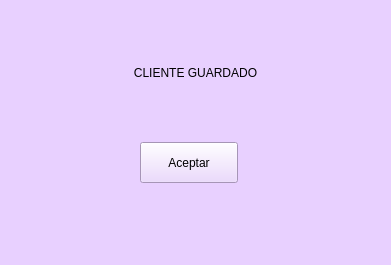
<?xml version="1.0" encoding="UTF-8"?>
<ui version="4.0">
 <class>Form</class>
 <widget class="QWidget" name="Form">
  <property name="geometry">
   <rect>
    <x>0</x>
    <y>0</y>
    <width>391</width>
    <height>265</height>
   </rect>
  </property>
  <property name="minimumSize">
   <size>
    <width>391</width>
    <height>265</height>
   </size>
  </property>
  <property name="maximumSize">
   <size>
    <width>391</width>
    <height>265</height>
   </size>
  </property>
  <property name="windowTitle">
   <string>Form</string>
  </property>
  <property name="styleSheet">
   <string notr="true">background-color: rgb(232, 208, 255);
font: 20pt &quot;Century Gothic&quot;;</string>
  </property>
  <widget class="QLabel" name="label">
   <property name="geometry">
    <rect>
     <x>70</x>
     <y>56</y>
     <width>251</width>
     <height>33</height>
    </rect>
   </property>
   <property name="toolTip">
    <string>&lt;html&gt;&lt;head/&gt;&lt;body&gt;&lt;p align=&quot;center&quot;&gt;&lt;br/&gt;CLIENTE GUARDADO&lt;/p&gt;&lt;/body&gt;&lt;/html&gt;</string>
   </property>
   <property name="text">
    <string>CLIENTE GUARDADO</string>
   </property>
   <property name="alignment">
    <set>Qt::AlignCenter</set>
   </property>
  </widget>
  <widget class="QPushButton" name="pushButton">
   <property name="geometry">
    <rect>
     <x>140</x>
     <y>142</y>
     <width>98</width>
     <height>41</height>
    </rect>
   </property>
   <property name="text">
    <string>Aceptar</string>
   </property>
  </widget>
 </widget>
 <resources/>
 <connections>
  <connection>
   <sender>pushButton</sender>
   <signal>clicked()</signal>
   <receiver>Form</receiver>
   <slot>close()</slot>
   <hints>
    <hint type="sourcelabel">
     <x>36</x>
     <y>142</y>
    </hint>
    <hint type="destinationlabel">
     <x>8</x>
     <y>122</y>
    </hint>
   </hints>
  </connection>
 </connections>
</ui>
